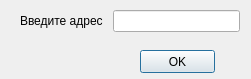
<?xml version="1.0" encoding="UTF-8"?>
<ui version="4.0">
 <class>Start_dop_window</class>
 <widget class="QDialog" name="Start_dop_window">
  <property name="geometry">
   <rect>
    <x>0</x>
    <y>0</y>
    <width>251</width>
    <height>79</height>
   </rect>
  </property>
  <property name="windowTitle">
   <string>Dialog</string>
  </property>
  <widget class="QLabel" name="label_2">
   <property name="geometry">
    <rect>
     <x>120</x>
     <y>40</y>
     <width>47</width>
     <height>13</height>
    </rect>
   </property>
   <property name="text">
    <string/>
   </property>
  </widget>
  <widget class="QPushButton" name="OK">
   <property name="geometry">
    <rect>
     <x>140</x>
     <y>50</y>
     <width>75</width>
     <height>23</height>
    </rect>
   </property>
   <property name="text">
    <string>OK</string>
   </property>
  </widget>
  <widget class="QWidget" name="">
   <property name="geometry">
    <rect>
     <x>20</x>
     <y>10</y>
     <width>220</width>
     <height>22</height>
    </rect>
   </property>
   <layout class="QHBoxLayout" name="horizontalLayout">
    <item>
     <widget class="QLabel" name="label">
      <property name="text">
       <string>Введите адрес </string>
      </property>
     </widget>
    </item>
    <item>
     <widget class="QLineEdit" name="adress"/>
    </item>
   </layout>
  </widget>
 </widget>
 <resources/>
 <connections/>
</ui>
